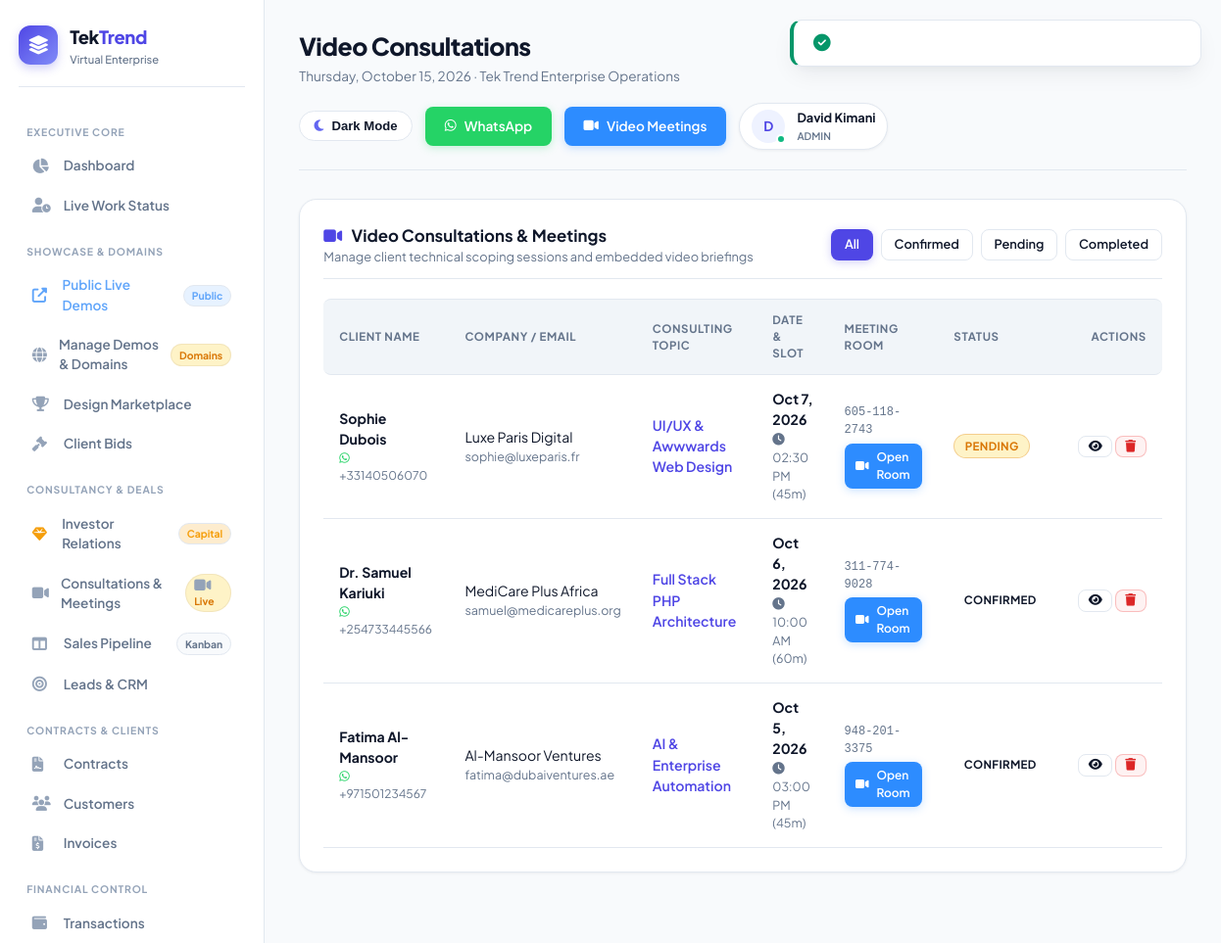
Page /public/consultations (signed in) on the committed database.
### tables this page shows
CREATE TABLE IF NOT EXISTS `consultations` (
    `id` INT UNSIGNED NOT NULL AUTO_INCREMENT,
    `name` VARCHAR(100) NOT NULL,
    `email` VARCHAR(100) NOT NULL,
    `phone` VARCHAR(30) DEFAULT NULL,
    `company` VARCHAR(100) DEFAULT NULL,
    `service_type` VARCHAR(100) NOT NULL DEFAULT 'Web Architecture',
    `preferred_date` DATE NOT NULL,
    `preferred_time` VARCHAR(20) NOT NULL DEFAULT '10:00 AM',
    `duration_minutes` INT DEFAULT 45,
    `meeting_link` VARCHAR(255) DEFAULT NULL,
    `room_token` VARCHAR(40) DEFAULT NULL,
    `meeting_id` VARCHAR(50) DEFAULT NULL,
    `status` ENUM('pending','confirmed','completed','cancelled') DEFAULT 'pending',
    `notes` TEXT,
    `created_at` TIMESTAMP DEFAULT CURRENT_TIMESTAMP,
    `updated_at` TIMESTAMP DEFAULT CURRENT_TIMESTAMP ON UPDATE CURRENT_TIMESTAMP,
    PRIMARY KEY (`id`),
    KEY `email` (`email`),
    KEY `preferred_date` (`preferred_date`),
    KEY `status` (`status`),
    KEY `room_token` (`room_token`)
);

### app/views/consultations/index.php (the view, shortened to what the rows shown need)
<div class="card">
    <div class="card-header">
        <div>
            <h3 class="card-title"><i class="fas fa-video" style="color: var(--primary); margin-right: 0.4rem;"></i> Video Consultations &amp; Meetings</h3>
            <p class="card-subtitle">Manage client technical scoping sessions and embedded video briefings</p>
        </div>
        <div style="display: flex; gap: 0.5rem; flex-wrap: wrap;">
            <a href="<?= eurl('/consultations') ?>" class="btn <?= empty($statusFilter) ? 'btn-primary' : 'btn-outline' ?>" style="padding: 0.35rem 0.8rem; font-size: 0.8rem;">All</a>
            <a href="<?= eurl('/consultations?status=confirmed') ?>" class="btn <?= $statusFilter === 'confirmed' ? 'btn-primary' : 'btn-outline' ?>" style="padding: 0.35rem 0.8rem; font-size: 0.8rem;">Confirmed</a>
            <a href="<?= eurl('/consultations?status=pending') ?>" class="btn <?= $statusFilter === 'pending' ? 'btn-primary' : 'btn-outline' ?>" style="padding: 0.35rem 0.8rem; font-size: 0.8rem;">Pending</a>
            <a href="<?= eurl('/consultations?status=completed') ?>" class="btn <?= $statusFilter === 'completed' ? 'btn-primary' : 'btn-outline' ?>" style="padding: 0.35rem 0.8rem; font-size: 0.8rem;">Completed</a>
        </div>
    </div>
    <div class="table-responsive">
        <table class="data-table">
            <thead>
                <tr>
                    <th>Client Name</th>
                    <th>Company / Email</th>
                    <th>Consulting Topic</th>
                    <th>Date & Slot</th>
                    <th>Meeting Room</th>
                    <th>Status</th>
                    <th style="text-align: right;">Actions</th>
                </tr>
            </thead>
            <tbody>
                <?php if (empty($consultations)): ?>
                    <tr>
                        <td colspan="7" style="text-align: center; padding: 2.5rem; color: var(--text-muted);">
                            <i class="fas fa-video-slash" style="font-size: 2rem; display: block; margin-bottom: 0.5rem; opacity: 0.4;"></i>
                            No consultation sessions found.
                        </td>
                    </tr>
                <?php else: ?>
                    <?php foreach ($consultations as $c): ?>
                        <tr>
                            <td>
                                <strong><?= sanitize($c['name']) ?></strong>
                                <?php if (!empty($c['phone'])): ?>
                                    <div style="font-size: 0.75rem; color: var(--text-muted);"><i class="fab fa-whatsapp" style="color: #25d366;"></i> <?= sanitize($c['phone']) ?></div>
                                <?php endif; ?>
                            </td>
                            <td>
                                <div><?= sanitize($c['company'] ?? 'Individual') ?></div>
                                <div style="font-size: 0.78rem; color: var(--text-muted);"><?= sanitize($c['email']) ?></div>
                            </td>
                            <td><span style="font-weight: 600; color: var(--primary);"><?= sanitize($c['service_type']) ?></span></td>
                            <td>
                                <div><strong><?= formatDate($c['preferred_date']) ?></strong></div>
                                <div style="font-size: 0.78rem; color: var(--text-muted);"><i class="fas fa-clock"></i> <?= sanitize($c['preferred_time']) ?> (<?= $c['duration_minutes'] ?>m)</div>
                            </td>
                            <td>
                                <div style="font-family: monospace; font-size: 0.75rem; color: var(--text-muted); margin-bottom: 0.3rem;"><?= sanitize($c['meeting_id'] ?? '') ?></div>
                                <?php if (!empty($c['room_token'])): ?>
                                    <a href="<?= eurl('/consult/' . $c['room_token']) ?>" target="_blank" class="btn btn-video" style="padding: 0.25rem 0.65rem; font-size: 0.75rem;">
                                        <i class="fas fa-video"></i> Open Room
                                    </a>
                                <?php else: ?>
                                    <span style="color: var(--text-muted); font-size: 0.75rem;">No room</span>
                                <?php endif; ?>
                            </td>
                            <td><span class="badge <?= sanitize($c['status']) ?>"><?= ucfirst(sanitize($c['status'])) ?></span></td>
                            <td style="text-align: right; white-space: nowrap;">
                                <a href="<?= eurl('/consultations/' . $c['id']) ?>" class="btn btn-outline" style="padding: 0.25rem 0.6rem; font-size: 0.78rem;" title="View Details"><i class="fas fa-eye"></i></a>
                                <a href="<?= eurl('/consultations/' . $c['id'] . '/delete') ?>" onclick="return confirm('Delete this consultation booking?')" class="btn btn-danger" style="padding: 0.25rem 0.6rem; font-size: 0.78rem;" title="Delete"><i class="fas fa-trash"></i></a>
                            </td>
                        </tr>
                    <?php endforeach; ?>
                <?php endif; ?>
            </tbody>
        </table>
    </div>
</div>

### app/core/Router.php (shortened to what the rows shown need)
<?php
class Router {
    private $routes = [];
    private function addRoute($method, $path, $handler, $middleware = []) {
        $this->routes[] = [
            'method'      => $method,
            'path'        => $path,
            'handler'     => $handler,
            'middleware'  => $middleware
        ];
    }
    public function dispatch() {
        $method = $_SERVER['REQUEST_METHOD'];
        $requestPath = parse_url($_SERVER['REQUEST_URI'], PHP_URL_PATH);
        $basePath = rtrim(str_replace(basename($_SERVER['SCRIPT_NAME']), '', $_SERVER['SCRIPT_NAME']), '/');
        if ($basePath && strpos($requestPath, $basePath) === 0) {
            $requestPath = substr($requestPath, strlen($basePath));
        }
        $requestPath = '/' . ltrim($requestPath, '/');
        foreach ($this->routes as $route) {
            if ($route['method'] !== 'ANY' && $route['method'] !== $method) {
                continue;
            }
            $pattern = preg_replace('#\{[^}]+\}#', '([^/]+)', $route['path']);
            $pattern = '#^' . $pattern . '$#';
            if (preg_match($pattern, $requestPath, $matches)) {
                $params = [];
                $this->executeHandler($route['handler'], $params);
                return;
            }
        }
    }
    private function executeHandler($handler, $params = []) {
        if (is_string($handler)) {
            $parts = explode('@', $handler);
            if (count($parts) === 2) {
                $controllerName = $parts[0];
                $methodName = $parts[1];
                if (class_exists($controllerName)) {
                    $controller = new $controllerName();
                    if (method_exists($controller, $methodName)) {
                        call_user_func_array([$controller, $methodName], $params);
                        return;
                    }
                }
            }
        }
    }
}

### rows in the picture
consultations: name "Sophie Dubois", phone "+33140506070", company "Luxe Paris Digital", email "sophie@luxeparis.fr", service_type "UI/UX & Awwwards Web Design", preferred_date "Oct 7, 2026", preferred_time "02:30 PM", duration_minutes "45", meeting "605-118-2743", status "PENDING"
consultations: name "Dr. Samuel Kariuki", phone "+254733445566", company "MediCare Plus Africa", email "samuel@medicareplus.org", service_type "Full Stack PHP Architecture", preferred_date "Oct 6, 2026", preferred_time "10:00 AM", duration_minutes "60", meeting "311-774-9028", status "CONFIRMED"
consultations: name "Fatima Al-Mansoor", phone "+971501234567", company "Al-Mansoor Ventures", email "fatima@dubaiventures.ae", service_type "AI & Enterprise Automation", preferred_date "Oct 5, 2026", preferred_time "03:00 PM", duration_minutes "45", meeting "948-201-3375", status "CONFIRMED"
